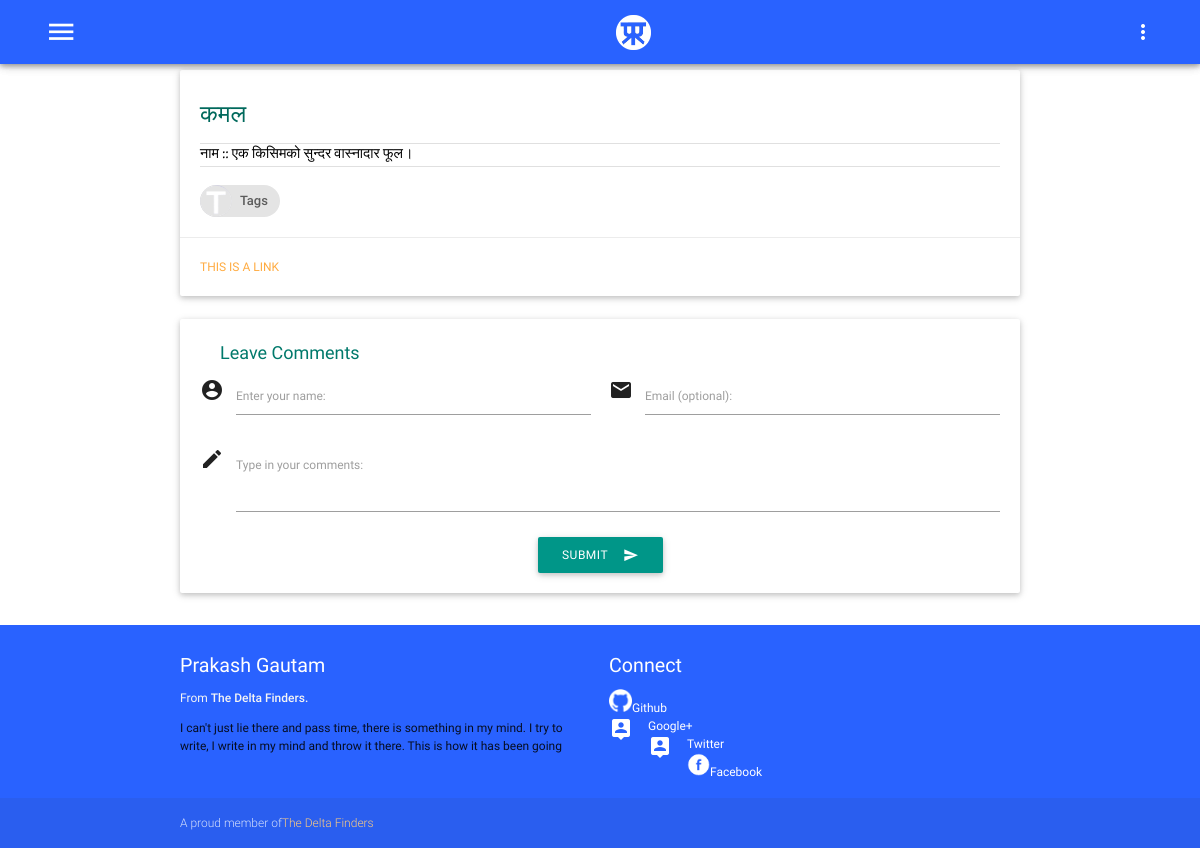
The app's page /meaning/कमल with its own data.
### kosh/models.py (models this page shows, shortened)
class BaseModel(models.Model):
    create_date = models.DateTimeField(auto_now=True)
    is_active = models.BooleanField()
    class Meta:
        abstract = True

class BaseWord(BaseModel):
    word = models.CharField(max_length=100,unique=True)
    meaning = models.ManyToManyField('Meaning',blank=False)
    def __str__(self):
        return self.word + " : "

class Pos(BaseModel):
    abbr = models.CharField(max_length=50,unique=True)
    partname = models.CharField(max_length=50,unique=True)

class Meaning(BaseModel):
    meaning = models.TextField()
    pos = models.ForeignKey('Pos',on_delete=models.CASCADE)

### kosh/views.py (the view, shortened to what this page needs)
# urls.py: re_path('meaning/(?P<pslug>[^\x00-\x7F]*[/~]*[^\x00-\x7F]*)$', views.WordMeaning.as_view(), name='meaning'),
class WordMeaning(View):
    def get(self,request,pslug=None):
        template = loader.get_template('kosh/meaning.html')
        word = None
        try:
            word = BaseWord.objects.filter(word=pslug)[0]
        except:
            template = loader.get_template('404.html')
            return HttpResponse(content=template.render({}), content_type='text/html; charset=utf-8', status=404)
        print(f'word obtained is {word} whereas pslug was {pslug}')
        form = CommentForm()
        context = {
            'word': WordInfo(word),
            'form':form
        }
        return HttpResponse(template.render(context,request))

### kosh/forms.py
class CommentForm(forms.Form):
    commenter = forms.CharField(label='Enter your name', max_length = 100)
    email = forms.EmailField(label='Email (optional)')
    comment = forms.CharField(label='Type in your comments',
            widget=forms.Textarea(attrs =
        {'class':'materialize-textarea'}))

### kosh/templates/kosh/meaning.html (shortened to what this page needs)
{%extends "base.html" %}
{%load staticfiles %}
{%block bodycontent %}
<div class="container">
<div class="row">
    <div class="col l12 s12 m12">
      <div class="card">
        <div class="card-content black-text">
          <div class="row">
              <div class="col s12 m8 l10">
                  <span class="card-title teal-text text-darken-3" style="font-size: 2em">
                      {{word.word}}
                  </span>
              </div>
            </div>
            <div class="divider"></div>
            {%for pos,meaning in word.meaning %}
              <div class="pr-blog-content" style="text-align: justify; font-size: 1.2em">
              <p>{{pos}} :: {{meaning}}</p>
              </div>
            {%endfor%}
          <div class="divider"></div>
          <br/>
          <div class="chip">
                <img src="{%static 'images/capital-t.png'%}" alt="Tags">
                Tags
          </div>
        </div>
        <div class="card-action">
          <a href="#">This is a link</a>
        </div>
      </div>
    </div>
</div>
{% include "kosh/comment.html" %}
</div>
{%endblock bodycontent %}

### static/css/style.css (style rules this page uses)
html { font-size: 12px; }
.pr-blog-content, .pr-word-meaning { font-family: 'Gentium Served' ; }
.row { margin-bottom: 5px; }

### records on screen
BaseWord: word "कमल"
Pos: meaning "नाम"
Meaning: meaning "एक किसिमको सुन्दर वास्नादार फूल।"
